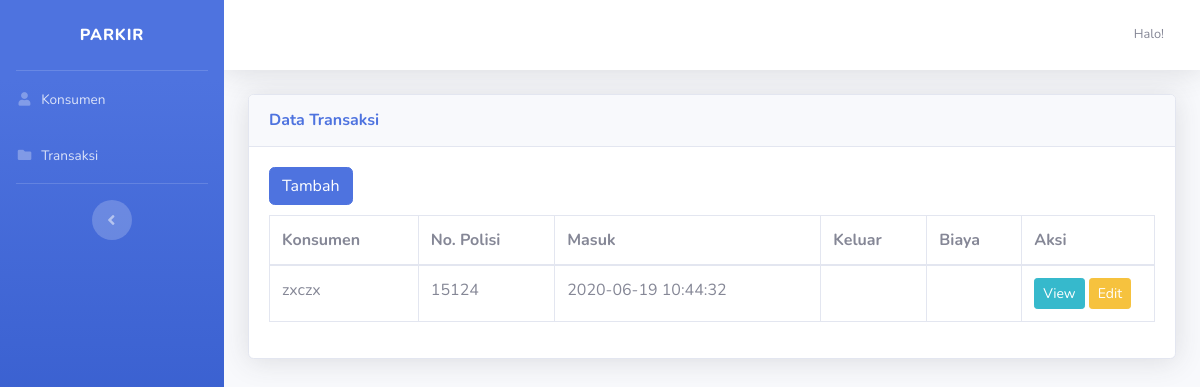
The app's page /index.php/transaksi, older data.
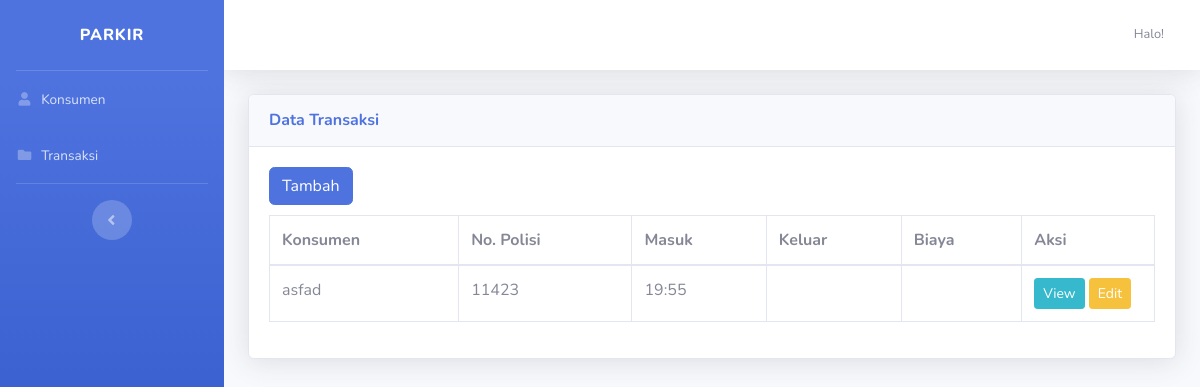
The same page, newer data.
### tables this page shows
CREATE TABLE `tb_transaksi` (
  `id` int(11) NOT NULL,
  `konsumen` varchar(100) NOT NULL,
  `no_polisi` varchar(100) NOT NULL,
  `tgl_masuk` date NOT NULL,
  `waktu_masuk` varchar(100) NOT NULL,
  `waktu_keluar` varchar(100) DEFAULT NULL,
  `biaya` varchar(100) DEFAULT NULL
);

CREATE TABLE `tb_konsumen` (
  `id` int(11) NOT NULL,
  `konsumen` varchar(100) NOT NULL,
  `jenis_kendaraan` enum('Motor','Mobil') NOT NULL,
  `no_polisi` varchar(100) NOT NULL,
  `tgl_lahir` date NOT NULL,
  `jenis_kelamin` enum('L','P') NOT NULL,
  `no_hp` int(100) NOT NULL
);

### application/controllers/Transaksi.php (called while the page is built, shortened)
<?php
class Transaksi extends CI_Controller
{
    public function __construct()
    {
        $this->load->model('M_konsumen');
        $this->load->model('M_transaksi');
        $this->load->library('form_validation');
    }
    public function index()
    {
        $data['tanggal'] = date('H:i');
        $data['transaksi'] = $this->M_transaksi->getAllTransaksi();
        $data['konsumen'] = $this->M_konsumen->getAllKonsumen();
        $this->load->view('v_transaksi', $data);
    }
}

### index.php (called while the page is built, shortened)
<?php
require_once BASEPATH.'core/CodeIgniter.php';

### application/models/M_transaksi.php (called while the page is built, shortened)
<?php
class M_transaksi extends CI_model
{
    public function getAllTransaksi()
    {
        return $this->db->query("SELECT * FROM tb_transaksi JOIN tb_konsumen on tb_konsumen.no_polisi = tb_transaksi.no_polisi")->result_array();
    }
}

### application/views/v_transaksi.php (the view, shortened to what the changed rows need)
<!DOCTYPE html>
<html lang="en">
<head>
    <link href="<?= base_url() ?>assets/fontawesome-free/css/all.min.css" rel="stylesheet" type="text/css">
    <link href="<?= base_url() ?>assets/sb-admin-2.min.css" rel="stylesheet">
    <link href="<?= base_url() ?>assets/vendor/datatables/dataTables.bootstrap4.min.css" rel="stylesheet" />
</head>
<body id="page-top">
    <div id="wrapper">
        <div id="content-wrapper" class="d-flex flex-column">
            <div id="content">
                <div class="content">
                    <div class="container-fluid">
                        <div class="card shadow mb-4">
                            <div class="card-body">
                                <div class="table-responsive">
                                    <table class="table table-bordered data" width="100%" cellspacing="0">
                                        <thead>
                                            <th>Konsumen</th>
                                            <th>No. Polisi</th>
                                            <th>Masuk</th>
                                            <th>Keluar</th>
                                            <th>Biaya</th>
                                            <th width="15%">Aksi</th>
                                        </thead>
                                        <tbody>
                                            <?php foreach ($transaksi as $data) : ?>
                                                <tr>
                                                    <td><?= $data['konsumen'] ?></td>
                                                    <td><?= $data['no_polisi'] ?></td>
                                                    <td><?= $data['waktu_masuk'] ?></td>
                                                    <td><?= $data['waktu_keluar'] ?></td>
                                                    <td><?= $data['biaya'] ?></td>
                                                    <td>
                                                        <button type="button" data-toggle="modal" data-target="#modal-view<?= $data['id'] ?>" class="btn btn-info btn-sm">
                                                            View
                                                        </button>
                                                        <button type="button" data-toggle="modal" data-target="#modal-edit<?= $data['id'] ?>" class="btn btn-warning btn-sm">
                                                            Edit
                                                        </button>
                                                    </td>
                                                </tr>
                                            <?php endforeach ?>
                                        </tbody>
                                    </table>
                                </div>
                            </div>
                        </div>
                    </div>
                </div>
            </div>
        </div>
</body>
</html>

Row changes from the older to the newer data that the page shows:
removed tb_transaksi: tb_konsumen.konsumen "zxczx", tb_konsumen.no_polisi "15124", waktu_masuk "2020-06-19 10:44:32"
added tb_transaksi: tb_konsumen.konsumen "asfad", tb_konsumen.no_polisi "11423", waktu_masuk "19:55"
